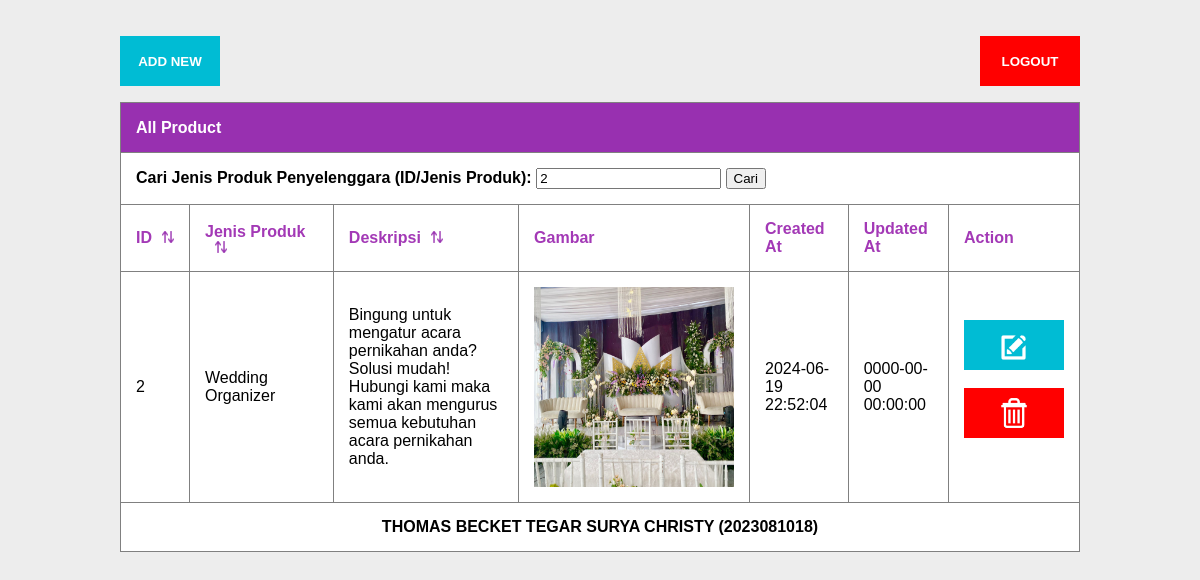
Screenshot of /home.php?keyword=2 (signed in) with the database file from the repository.
### tables this page shows
CREATE TABLE `jasa_penyelenggara` (
  `id` int(11) NOT NULL,
  `jenis_produk` varchar(255) NOT NULL,
  `deskripsi` text NOT NULL,
  `gambar` text NOT NULL,
  `dibuat` datetime NOT NULL,
  `dibuat_oleh` varchar(255) NOT NULL,
  `diupdate` datetime NOT NULL,
  `diupdate_oleh` varchar(255) NOT NULL
);

### backend/fungsi.php (called while the page is built, shortened)
<?php
include 'koneksi.php';
include 'jasa-penyelenggara.php';
$db = new koneksidb();
$db->koneksi();
$produk = new JasaPenyelenggara($db);
?>

### backend/jasa-penyelenggara.php (called while the page is built, shortened)
<?php
class JasaPenyelenggara {
    private $db;
    public function __construct($db) {
        $this->db = $db;
    }
    public function ambilDataJasaPenyelenggara($dataPenyelenggara) {
        $sql = "SELECT * FROM jasa_penyelenggara $dataPenyelenggara";
        return $this->db->fetchData($sql);
    }
    public function cariDataJasaPenyelenggara($keyword) {
        $dataPenyelenggara = '';
        if (!empty($keyword)) {
            $dataPenyelenggara = "WHERE id LIKE '%$keyword%' OR jenis_produk LIKE '%$keyword%'";
        }
        return $dataPenyelenggara;
    }
}
?>

### backend/koneksi.php (called while the page is built, shortened)
<?php
class koneksidb {
    private $server = "localhost";
    private $user = "root";
    private $password = "";
    private $database = "aplikasi_website_jasa_penyelenggara";
    private $koneksi;
    public function koneksi() {
        $this->koneksi = new mysqli($this->server, $this->user, $this->password, $this->database);
    }
    public function query($sql) {
        return $this->koneksi->query($sql);
    }
    public function fetchData($sql) {
        $result = $this->query($sql);
        $rows = [];
        if ($result->num_rows > 0) {
            while ($row = $result->fetch_assoc()) {
                $rows[] = $row;
            }
        }
        return $rows;
    }
}
?>

### home.php (the view, shortened to what this page needs)
<?php
include 'backend/fungsi.php';
$keyword = isset($_GET['keyword']) ? $_GET['keyword'] : '';
if (!empty($keyword)) {
    $data = $produk->ambilDataJasaPenyelenggara($produk->cariDataJasaPenyelenggara($keyword));
}
else {
    $data = sortingProduk($produk);
}
?>
<!DOCTYPE html>
<html>
    <head>
        <link rel="stylesheet" type="text/css" href="css/home.css">
        <link rel="stylesheet" type="text/css" href="css/modal-tambah-edit.css">
    </head>
    <body style="background-color: #ededed;">
    <div class="container">
        <br />
        <br />
        <div style="display: flex;">
            <button id="tombolTambahData" style="background-color: #00bcd4; color: white; border: none; cursor: pointer; margin-right: auto; height: 50px; width: 100px; text-align: center;"><b>ADD NEW</b></button>
            <form method="POST" action="" style="display: inline;">
                <button type="submit" name="logout" style="background-color: red; color: white; border: none; cursor: pointer; margin-left: auto; height: 50px; width: 100px; text-align: center;"><b>LOGOUT</b></button>
            </form>
        </div>
        <table border='1' bgcolor="white">
            <tr>
                <th colspan='7' bgcolor="#9830b0" style='text-align: left; color: white; height: 50px;'>All Product</th>
            </tr>
            <tr>
                <form method='GET' action=''>
                    <th colspan='7'>
                        <label for='keyword'>Cari Jenis Produk Penyelenggara (ID/Jenis Produk):</label>
                        <input type='text' id='keyword' name='keyword' value='<?php echo htmlspecialchars($keyword, ENT_QUOTES); ?>'>
                        <input type='submit' value='Cari'>
                    </th>
                </form>
            </tr>
            <tr style='color: a339b6;'>
                <th>ID<img src="asset/sort-icon.png" style='width:12px; height:12px; margin-left: 10px;' onclick="sortTable('id')" /></th>
                <th>Jenis Produk<img src="asset/sort-icon.png" style='width:12px; height:12px; margin-left: 10px;' onclick="sortTable('jenis_produk')" /></th>
                <th>Deskripsi<img src="asset/sort-icon.png" style='width:12px; height:12px; margin-left: 10px;' onclick="sortTable('deskripsi')" /></th>
                <th>Gambar</th>
                <th>Created At</th>
                <th>Updated At</th>
                <th>Action</th>
            </tr>
            <?php
                if (isset($data) && is_array($data)) {
                    foreach ($data as $row) {
                        echo "<tr>";
                        echo "<td>" . $row['id'] . "</td>";
                        echo "<td>" . $row['jenis_produk'] . "</td>";
                        echo "<td>" . $row['deskripsi'] . "</td>";
                        echo "<td><img src='image/" . $row['gambar'] . "' style='width:200px; height:200px;'/></td>";
                        echo "<td>" . $row['dibuat'] . "</td>";
                        echo "<td>" . $row['diupdate'] . "</td>";
                        echo "<td>
                                <button class='tombolEditData' data-id='" . $row['id'] . "' data-jenis-produk='" . $row['jenis_produk'] . "' data-deskripsi='" . $row['deskripsi'] . "' data-gambar='" . $row['gambar'] . "' style='background-color: #00bcd4; color: white; border: none; padding: 10px 25px; cursor: pointer; height: 50px; width: 100px;'>
                                    <b><img src='asset/edit-icon.png' style='width: 35px; height: 35px;'/></b>
                                </button>
                                <br />
                                <br />
                                <form method='POST' action='' name='form-hapus' onsubmit='return konfirmasiHapus();'>
                                    <input type='hidden' name='id' value='" . $row['id'] . "'>
                                    <button type='submit' name='hapus-produk' style='background-color: red; color: white; border: none; padding: 10px 25px; cursor: pointer; height: 50px; width: 100px;'>
                                        <b><img src='asset/delete-icon.png' style='width: 30px; height: 30px;'/></b>
                                    </button>
                                </form>
                              </td>";
                        echo "</tr>";
                    }
                }
                else {
                    echo "<tr><td colspan='7'>Data tidak ditemukan atau tidak ada untuk ditampilkan.</td></tr>";
                }
            ?>
            <tr>
                <th colspan='7' style='text-align: center;'>THOMAS BECKET TEGAR SURYA CHRISTY (2023081018)</th>
            </tr>
        </table>
    </div>
    </body>
</html>

### css/home.css (style rules this page uses)
body, html { height: 100%; margin: 0; display: flex; flex-direction: column; align-items: center; justify-content: flex-start; font-family: Arial, sans-serif; }
.container { width: 80%; }
table { border-collapse: collapse; width: 100%; }
th, td { text-align: left; padding: 15px; }
th:nth-child(2), td:nth-child(2) { width: 15%; }

### rows the page displays
jasa_penyelenggara: id "2", jenis_produk "Wedding Organizer", deskripsi "Bingung untuk mengatur acara pernikahan anda? Solusi mudah! Hubungi kami maka kami akan mengurus semua kebutuhan acara pernikahan anda.", gambar (picture), dibuat "2024-06-19 22:52:04", diupdate "0000-00-00 00:00:00"
